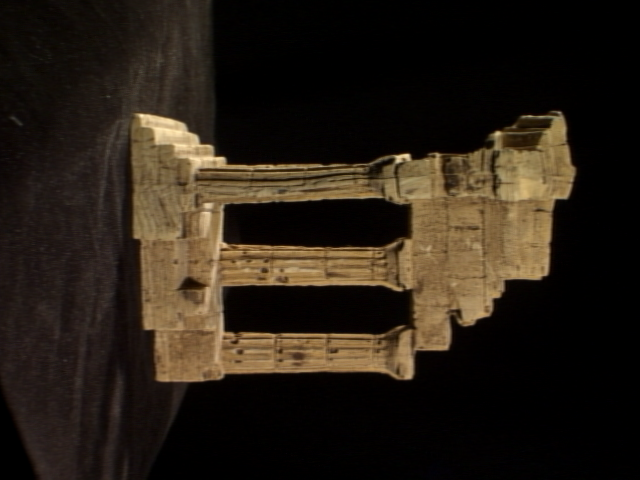
#> input picture templeSparseRing/templeSR0001.png, 640 x 480 px; its folder holds 4 pictures in this run
$ jupyter execute Exercise_9.ipynb   (Python 2 division)
#> lines starting #> are read from the running program, lines starting #| are printed output that depends on the picture
190363X_M.Loshanan

github link:

https://github.com/Loshanan/Image-processing

[cell 1]
import cv2 as cv
import matplotlib.pyplot as plt
import numpy as np

[cell 2]
f = open(r'templeSparseRing/templeSR_par.txt', 'r')
#> (reads templeSparseRing/templeSR_par.txt from the repository)
assert f is not None

n = int(f.readline())

# Reading information in the first image
l = f.readline().split()
im1_fn = l[0]
K1 = np.array([float(i) for i in l[1:10]]).reshape((3,3))
R1 = np.array([float(i) for i in l[10:19]]).reshape((3,3))
t1 = np.array([float(i) for i in l[19:22]]).reshape((3,1))

# Reading information in the second image
l = f.readline().split()
im2_fn = l[0]
K2 = np.array([float(i) for i in l[1:10]]).reshape((3,3))
R2 = np.array([float(i) for i in l[10:19]]).reshape((3,3))
t2 = np.array([float(i) for i in l[19:22]]).reshape((3,1))

[cell 3]
im1 = cv.imread(r'templeSparseRing/' + im1_fn, cv.IMREAD_COLOR)
#> im1 is the input picture: shape (480, 640, 3); mean B, G, R 21.5, 31.4, 40.2
im2 = cv.imread(r'templeSparseRing/' + im2_fn, cv.IMREAD_COLOR)
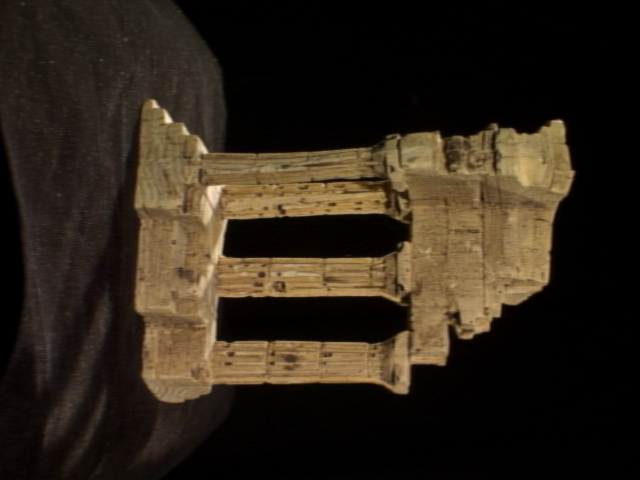
#> input picture templeSparseRing/templeSR0002.png, 640 x 480 px
#> im2 is the input picture: shape (480, 640, 3); mean B, G, R 24.9, 36.5, 46.1

assert im1 is not None
assert im2 is not None
im1 = cv.cvtColor(im1, cv.COLOR_BGR2RGB)
im2 = cv.cvtColor(im2, cv.COLOR_BGR2RGB)

fig, ax = plt.subplots(1,2, figsize=(10,5))
ax[0].imshow(im1)
ax[0].axis('off')
ax[1].imshow(im2)
ax[1].axis('off')
plt.show()
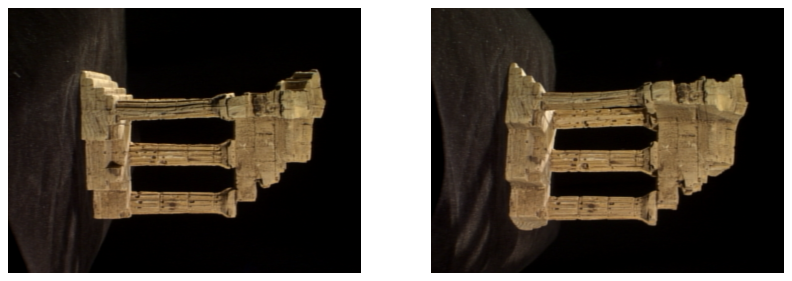
#> figure drawn by matplotlib, 2 panels

[cell 4]
sift = cv.xfeatures2d.SIFT_create()
kp1, desc1 = sift.detectAndCompute(im1, None)
#> kp1 = 820 keypoints; strongest (x, y, size): (407, 156, 4.3), (398, 158, 5.5), (167, 131, 23.3), (497, 134, 4.7)
kp2, desc2 = sift.detectAndCompute(im2, None)
#> kp2 = 785 keypoints; strongest (x, y, size): (168, 119, 5.3), (202, 148, 6.9), (155, 105, 4.8), (213, 192, 10.3)

FLAWN_INDEX_KDTREE = 1
index_params = dict(algorithm = FLAWN_INDEX_KDTREE, trees = 5)
search_params = dict(checks=100)
flann = cv.FlannBasedMatcher(index_params, search_params)
matches = flann.knnMatch(desc1, desc2, k=2)
#> matches = 820 matches
good = []
pts1 = []
pts2 = []
for i, (m, n) in enumerate(matches):
    if m.distance < 0.7*n.distance:
        good.append(m)
        pts1.append(kp1[m.queryIdx].pt)
        pts2.append(kp2[m.trainIdx].pt)
#> after the loop, good = 134 matches; pts1 = 134 pairs, first value 130.7 to 572.7, second value 118.9 to 371; pts2 = 134 pairs, first value 138.1 to 570.5, second value 125.1 to 376.4
pts1 = np.array(pts1)
pts2 = np.array(pts2)

good = sorted(good, key = lambda x:x.distance)
im3 = cv.drawMatches(im1, kp1, im2, kp2, good[:20], im2)
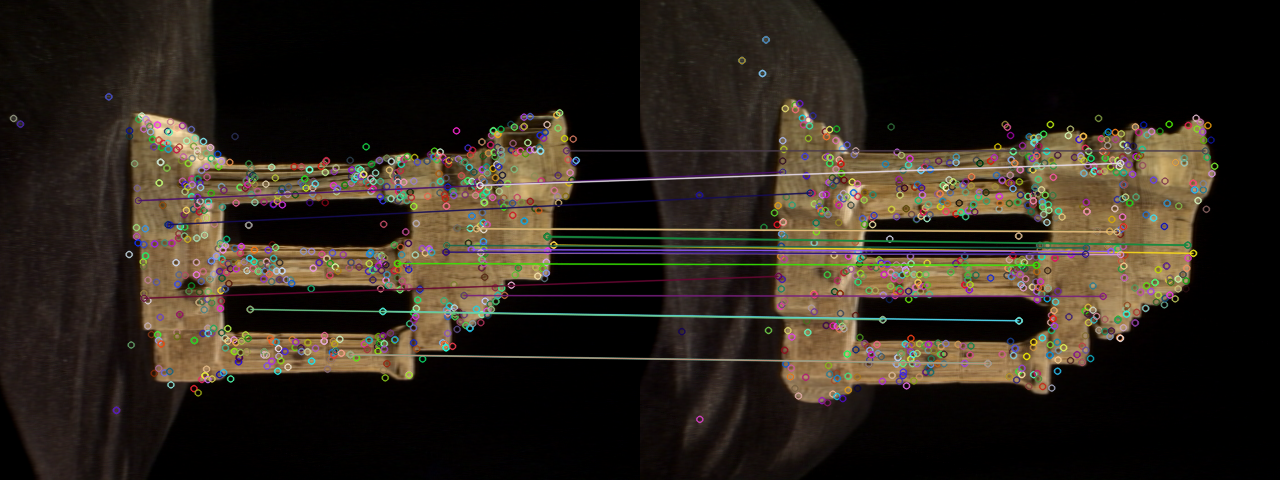
#> im3: shape (480, 1280, 3); mean R, G, B 44.6, 37, 28.1
plt.figure(figsize=(15,15))
plt.imshow(im3)
plt.xticks([]), plt.yticks([])
plt.show()

[cell 5]
F, mask = cv.findFundamentalMat(pts1, pts2, cv.FM_RANSAC) # fundamental matrix
#> F = [[2.85e-07, 7.86e-06, -0.0314], [4.49e-07, 2.93e-07, -0.00133], [0.0292, -0.00293, 1]]; mask = 134 values, max 1 at index 1, min 0 at index 0, mean 0.881
print("Fundamental matrix\n", F)
#| Fundamental matrix
#|  [[ 2.85047907e-07  7.86287845e-06 -3.13786655e-02]
#|  [ 4.49183718e-07  2.93281460e-07 -1.33017401e-03]
#|  [ 2.92306743e-02 -2.92865391e-03  1.00000000e+00]]

[cell 6]
E = K2.T @ F @ K1 # essential matrix
#> E = [[0.659, 18.24, -44.63], [1.04, 0.683, -1.71], [44.74, -0.731, -0.0365]]
retval, R, t, mask = cv.recoverPose(E, pts1, pts2, K1)
#> retval = 134; R = [[0.999, -0.0532, -0.0118], [0.0535, 0.915, 0.399], [-0.0105, -0.399, 0.917]]; t = [0.0383, -0.999, 0.0227]; mask = 134 values from 255 to 255

R_t_1 = np.concatenate((R1, t1), axis=1)
R2_ = R1 @ R
#> R2_ = [[0.0763, 0.971, 0.227], [0.996, -0.0855, 0.0308], [0.0493, 0.223, -0.973]]
t2_ = R1 @ t
#> t2_ = [-0.986, 0.0521, 0.161]
R_t_2 = np.concatenate((R2_, t2), axis=1)
#> R_t_2 = [[0.0763, 0.971, 0.227, -0.0746], [0.996, -0.0855, 0.0308, 0.0338], [0.0493, 0.223, -0.973, 0.601]]

P1 = K1 @ np.hstack((R1, t1)) #first cameras matrix from data read frm file
P2_ = K2 @ R_t_2 # second camera matrix estimated from the fundamental matrix computed via point matches
#> P2_ = [[131, 1543.8, 50.39, 68.18], [1531.8, -75.31, -193.3, 199.9], [0.0493, 0.223, -0.973, 0.601]]
print(P2_)
#| [[ 1.30980778e+02  1.54379987e+03  5.03937257e+01  6.81806220e+01]
#|  [ 1.53176322e+03 -7.53071523e+01 -1.93250798e+02  1.99929996e+02]
#|  [ 4.93357200e-02  2.23419439e-01 -9.73473030e-01  6.00850565e-01]]

[cell 7]
points4d = cv.triangulatePoints(P1, P2_, pts1.T, pts2.T)
points4d /= points4d[3, :]
X = points4d[0, :]
#> X = 134 values, max 0.101 at index 125, min -0.065 at index 7, mean -0.0179
Y = points4d[1, :]
#> Y = 134 values, max 0.18 at index 133, min 0.0111 at index 3, mean 0.105
Z = points4d[2, :]
#> Z = 134 values, max 0.279 at index 0, min -0.976 at index 125, mean 0.0165
fig = plt.figure(1)
ax = fig.add_subplot(111, projection='3d')
ax.scatter(X, Y, Z, s=1, cmap='gray')

plt.show()
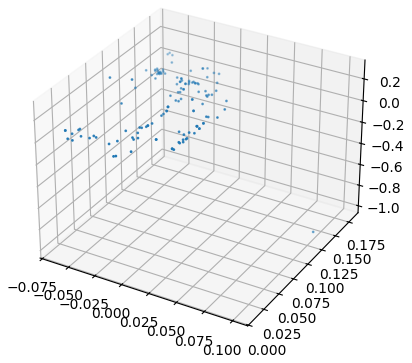
#> figure drawn by matplotlib, 1 panel
